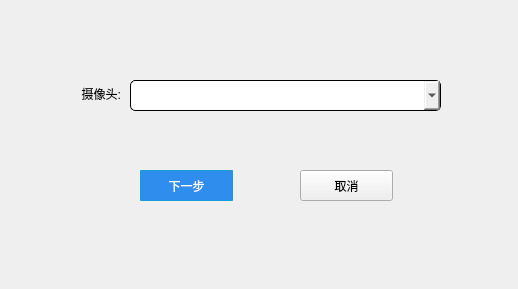
<?xml version="1.0" encoding="UTF-8"?>
<ui version="4.0">
 <class>menu_cameracontrolDialog</class>
 <widget class="QDialog" name="menu_cameracontrolDialog">
  <property name="geometry">
   <rect>
    <x>0</x>
    <y>0</y>
    <width>518</width>
    <height>289</height>
   </rect>
  </property>
  <property name="windowTitle">
   <string>Dialog</string>
  </property>
  <widget class="QComboBox" name="cameraComboBox">
   <property name="geometry">
    <rect>
     <x>130</x>
     <y>80</y>
     <width>311</width>
     <height>31</height>
    </rect>
   </property>
   <property name="styleSheet">
    <string notr="true">border: 1px solid #000000;  /* 设置边框为2px黑色实线 */
border-radius: 5px;         /* 设置圆角边框 */</string>
   </property>
  </widget>
  <widget class="QLabel" name="cameraLabel">
   <property name="geometry">
    <rect>
     <x>70</x>
     <y>80</y>
     <width>51</width>
     <height>28</height>
    </rect>
   </property>
   <property name="text">
    <string>摄像头:</string>
   </property>
   <property name="alignment">
    <set>Qt::AlignRight|Qt::AlignTrailing|Qt::AlignVCenter</set>
   </property>
  </widget>
  <widget class="QPushButton" name="pushButton_save">
   <property name="geometry">
    <rect>
     <x>140</x>
     <y>170</y>
     <width>93</width>
     <height>31</height>
    </rect>
   </property>
   <property name="styleSheet">
    <string notr="true">background-color:rgb(46,141,237);
color:#fff;
border:1px solid rgb(22,155,213);
border-radius:1px;
padding:5px 20px;</string>
   </property>
   <property name="text">
    <string>下一步</string>
   </property>
  </widget>
  <widget class="QPushButton" name="pushButton_exit">
   <property name="geometry">
    <rect>
     <x>300</x>
     <y>170</y>
     <width>93</width>
     <height>31</height>
    </rect>
   </property>
   <property name="text">
    <string>取消</string>
   </property>
  </widget>
 </widget>
 <resources/>
 <connections/>
</ui>
